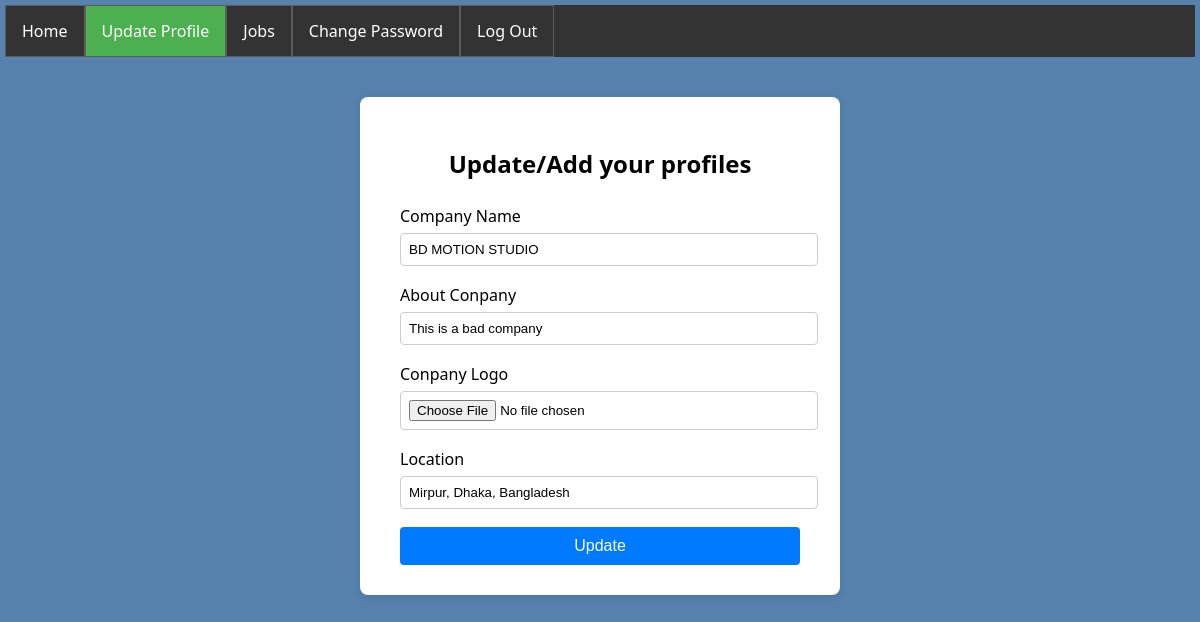
Screenshot of /employer/updateProfiles/ (signed in) with the database file from the repository.
### employer_app/models.py (models this page shows)
class employerProfileModel(models.Model):
    employerUser = models.OneToOneField(customUserModel, on_delete = models.CASCADE, null = True)
    companyName = models.CharField(max_length = 100, null = True)
    aboutConpany = models.TextField(null = True)
    conpanyLogo = models.ImageField(upload_to='static/img/logo', null = True)
    location = models.TextField(null = True)

### employer_app/views.py (the view, shortened to what this page needs)
# urls.py: path('updateProfiles/', updateProfiles, name='updateProfiles'),
def updateProfiles(req):
    data = employerProfileModel.objects.filter(employerUser=req.user).first()
    context = {
        'data': data
    }
    if not data:
        data = employerProfileModel.objects.create(employerUser=req.user)
    return render(req, 'updateProfiles.html', context)

### employer_app/templates/updateProfiles.html (shortened to what this page needs)
{% extends "master.html" %}
{% block updateProfiles %}class="active"{% endblock updateProfiles %}
{% block body %}
{% load static %}
<div class="signup-container">
    <h2>Update/Add your profiles</h2>
    <form method="POST" enctype="multipart/form-data">
        <div class="form-group">
            <label for="companyName">Company Name</label>
            <input type="text" name="companyName" id="companyName" value="{{data.companyName}}" maxlength="400" required>
        </div>
         <div class="form-group">
            <label for="aboutConpany">About Conpany</label>
            <input type="text" name="aboutConpany" id="aboutConpany" value="{{data.aboutConpany}}" maxlength="400" required>
        </div>
         <div class="form-group">
            <label for="conpanyLogo">Conpany Logo</label>
            <input type="file" name="conpanyLogo" id="conpanyLogo">
        </div>
         <div class="form-group">
            <label for="location">Location</label>
            <input type="text" name="location" id="location" value="{{data.location}}" maxlength="400" required>
        </div>
        <button type="submit">Update</button>
    </form>
</div>
{% endblock body %}

### users_auth_app/templates/master.html (style rules this page uses)
body { font-family: 'Segoe UI', sans-serif; background-color: #f5f7fa; margin: 0; padding: 0; background: #5682ad; margin: 5px; }

### employer_app/templates/updateProfiles.html (style rules this page uses)
.signup-container { width: 400px; margin: 40px auto; background: #fff; padding: 30px 40px; border-radius: 8px; box-shadow: 0 2px 8px rgba(0,0,0,0.1); }
.signup-container h2 { text-align: center; margin-bottom: 25px; }
.form-group { margin-bottom: 18px; }
label { display: block; margin-bottom: 6px; }
input[type="text"], input[type="number"], input[type="file"], input[type="email"], input[type="password"], textarea { width: 100%; padding: 8px; border: 1px solid #ccc; border-radius: 4px; }
button { width: 100%; padding: 10px; background: #007bff; color: #fff; border: none; border-radius: 4px; font-size: 16px; }

### rows the page displays
employerProfileModel: companyName "BD MOTION STUDIO", aboutConpany "This is a bad company", location "Mirpur, Dhaka, Bangladesh"
